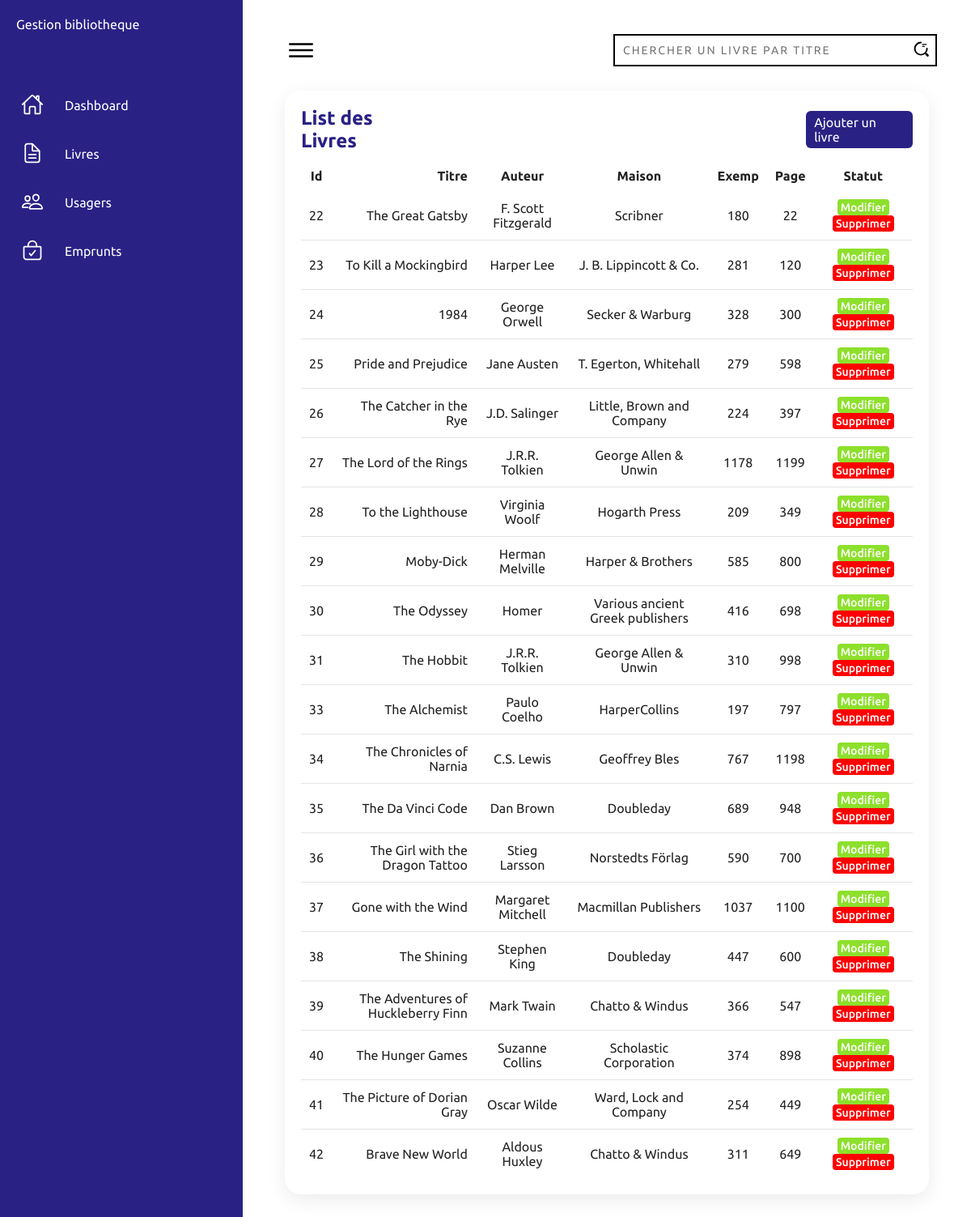
Page /database/Book/Books.php on the earlier database version.
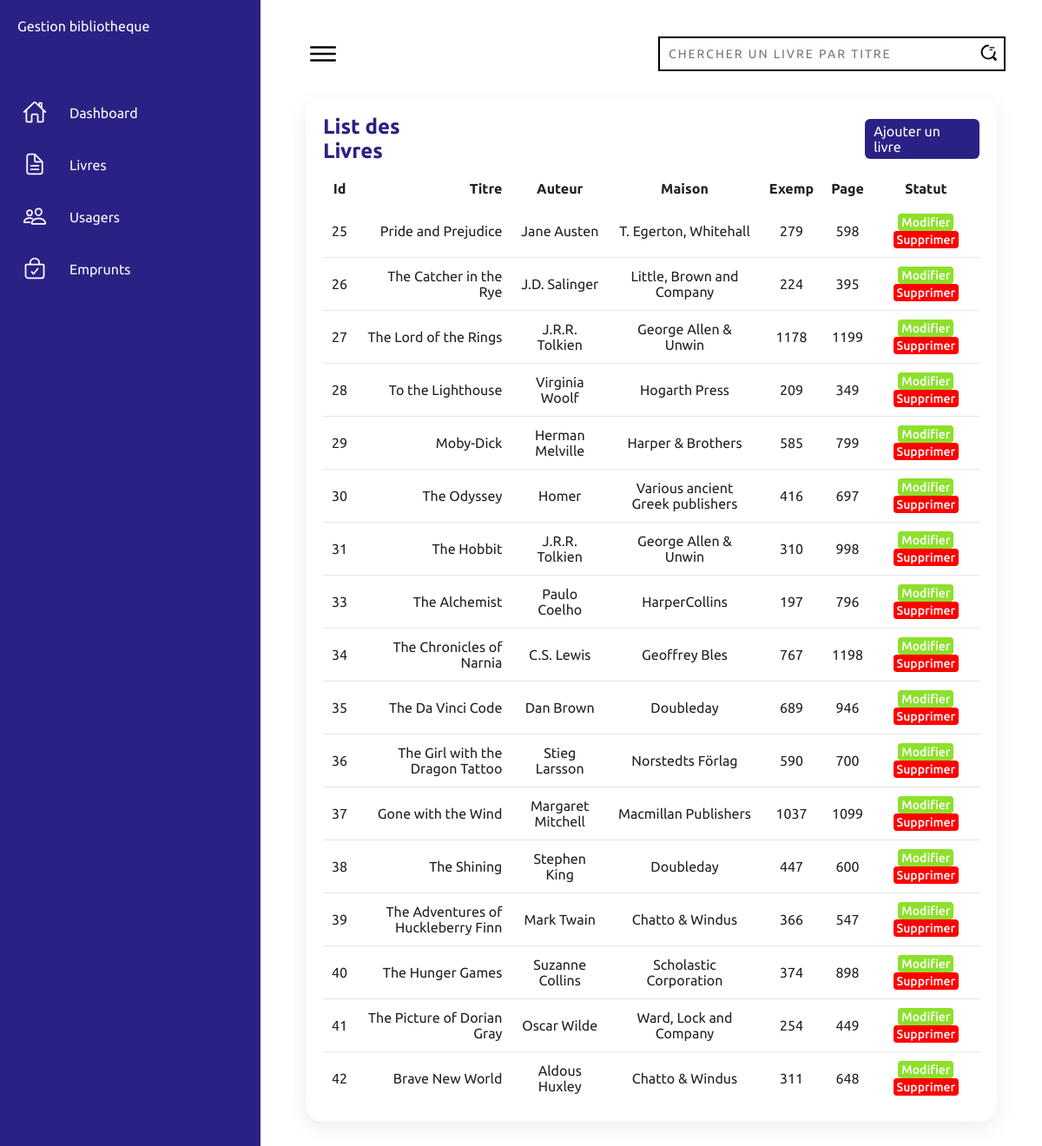
Same page on the later database version.
### tables this page shows
CREATE TABLE IF NOT EXISTS `livres` (
  `Numero_livre` int(10) NOT NULL AUTO_INCREMENT,
  `Titre` varchar(40) NOT NULL,
  `Auteur` varchar(40) NOT NULL,
  `Maison` varchar(40) NOT NULL,
  `Pages` int(5) NOT NULL,
  `Exemplaires` int(5) NOT NULL,
  PRIMARY KEY (`Numero_livre`),
  UNIQUE KEY `unique_Numero_livre` (`Numero_livre`)
);

### database/Book/Books.php (the view, shortened to what this page needs)
<!DOCTYPE html>
<html lang="en">
<head>
    <?php   include '../connect.php' ; ?>
</head>
<body>
    <div class="container">
        <div class="navigation">
            <ul>
                <li>
                    <a href="#">
                        <span class="title">Gestion bibliotheque </span>
                    </a>
                </li>
                <li>
                    <a href="../../index.php">
                        <span class="icon">
                            <ion-icon name="home-outline"></ion-icon>
                        </span>
                        <span class="title">Dashboard</span>
                    </a>
                </li>
                <li>
                    <a href="Books.php">
                        <span class="icon">
                            <ion-icon name="document-text-outline"></ion-icon>
                        </span>
                        <span class="title">Livres</span>
                    </a>
                </li>
                <li>
                    <a href="../Client/Clients.php">
                        <span class="icon">
                            <ion-icon name="people-outline"></ion-icon>
                        </span>
                        <span class="title">Usagers</span>
                    </a>
                </li>
                <li>
                    <a href="../Loan/Loans.php">
                        <span class="icon">
                            <ion-icon name="bag-check-outline"></ion-icon>
                        </span>
                        <span class="title">Emprunts</span>
                    </a>
                </li>
            </ul>
        </div>
        <div class="main">
            <div class="topbar">
                <div class="toggle">
                    <ion-icon name="menu-outline"></ion-icon>
                </div>
                    <form class="search" method="GET" >
                        <div class="input-container">
                            <input type="text" name="search_filter" class="input" placeholder="chercher un livre par titre"  id="filterInput">
                            <span class="icon">
                            </span>
                        </div>
                    </form>
            </div>
            <div class="details">
                <div class="recentOrders">
                    <div class="cardHeader">
                        <h2>List des Livres</h2>
                        <a href="insertBook.php" class="btn">Ajouter un livre</a>
                    </div>
                    <table id="myTable">
                        <thead>
                            <tr>
                                <td>Id</td>
                                <td>Titre</td>
                                <td>Auteur</td>
                                <td>Maison</td>
                                <td>Exemp</td>
                                <td>Page</td>
                                <td style="text-align:center;">Statut</td>
                            </tr>
                        </thead>
                        <tbody>
                                <?php
                                $selectSQL = "SELECT * FROM  `livres`";
                                $result=@mysql_query($selectSQL,$idcon);
                                    if($result){
                                        while($row = mysql_fetch_assoc($result) ) {
                                            $id = $row['Numero_livre'] ;
                                            $Titre = $row['Titre'] ;
                                            $Auteur = $row['Auteur'] ;
                                            $Maison = $row['Maison'] ;
                                            $Pages = $row['Pages'] ;
                                            $Exemplaire = $row['Exemplaires'] ;
                                            echo "<tr>";
                                            echo "<td>$id</td>" ;
                                            echo "<td>$Titre</td>";
                                            echo "<td>$Auteur</td>";
                                            echo "<td>$Maison</td>";
                                            echo "<td >$Pages</td>";
                                            echo "<td >$Exemplaire</td>";
                                            echo "<td style=\"text-align : center ;\">";
                                            echo " <button class=\"status delivered\"  name=\"Update\" > <a  href=\"updateBook.php?updateid=$id \"> Modifier</a> </button> " ;
                                            echo " <button class=\"status return\"     name=\"Delete\" > <a  href=\"deleteBook.php?deleteid=$id \"> Supprimer</a> </button> " ;
                                            echo "</td>" ;
                                            echo " </tr>" ;
                                        }
                                    }
                                ?>
                        </tbody>
                    </table>
                </div>
</body>
</html>

Differences in the rows shown:
removed livres: Numero_livre "22", Titre "The Great Gatsby", Auteur "F. Scott Fitzgerald", Maison "Scribner", Pages "180", Exemplaires "22"
removed livres: Numero_livre "23", Titre "To Kill a Mockingbird", Auteur "Harper Lee", Maison "J. B. Lippincott & Co.", Pages "281", Exemplaires "120"
removed livres: Numero_livre "24", Titre "1984", Auteur "George Orwell", Maison "Secker & Warburg", Pages "328", Exemplaires "300"
changed livres "The Catcher in the Rye": Exemplaires "397" → "395"
changed livres "Moby-Dick": Exemplaires "800" → "799"
changed livres "The Odyssey": Exemplaires "698" → "697"
changed livres "The Alchemist": Exemplaires "797" → "796"
changed livres "The Da Vinci Code": Exemplaires "948" → "946"
changed livres "Gone with the Wind": Exemplaires "1100" → "1099"
changed livres "Brave New World": Exemplaires "649" → "648"
